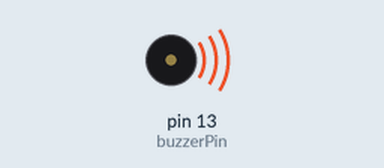
Recording of a sketch running on a simulated Arduino Uno, built with avr-gcc and run on an emulated ATmega328P. On the bench: buzzer (waves = sounding, pin HIGH).

Above: at 0.5 s.
Timing chart, 0 to 4.6 s (numbered marks = the images above):
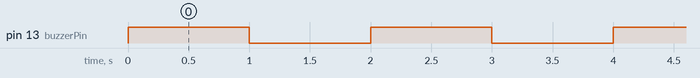

Measured:
- by itself, pin 13 (buzzerPin): alternates HIGH for 1.0 s and LOW for 1.0 s

The sketch:

4.ino
```cpp
// the setup function runs once when you press reset or power the board

int buzzerPin=13;

void setup() {
  // initialize digital pin buzzerPin as an output.
  pinMode(buzzerPin, OUTPUT);
}

// the loop function runs over and over again forever
void loop() {
  digitalWrite(buzzerPin, HIGH);  // turn the Buzzer on (HIGH is the voltage level)
  delay(1000);                      // wait for a second
  digitalWrite(buzzerPin, LOW);   // turn the Buzzer off by making the voltage LOW
  delay(1000);                      // wait for a second
}
```
